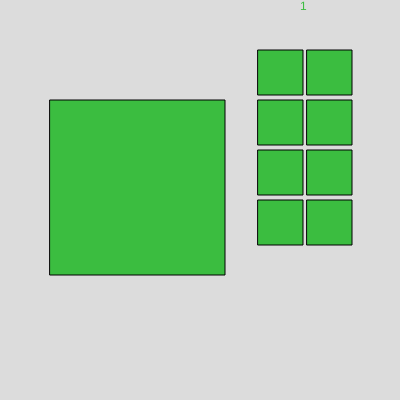
Frame 1 (no input)
Frame 60 (no input): identical to frame 1, image omitted
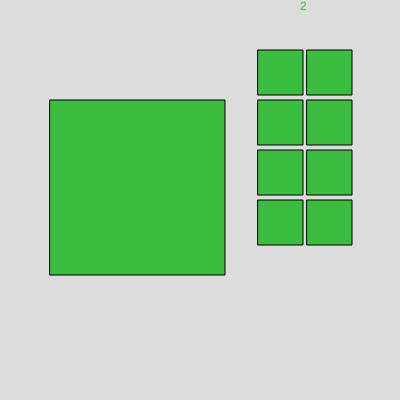
Frame 120 (the mouse pressed at the canvas centre since frame 60)

The p5.js sketch that drew these frames (run headless with seeded random() and noise() and a simulated clock; from frame 60 on, the mouse is pressed at the canvas centre):

// p5.js sketch
// ── sketch.js
var money = 1;
var upgrade = 0;
var upgrade1 = 0;
var upgrade2 = 0;
var upgrade3 = 0;
var upgrade4 = 0;
var upgrade5 = 0;
var upgrade6 = 0;
var upgrade7 = 0;
function setup() {
  createCanvas(400, 400);
}

function draw() {
  background(220);
  fill("#3BBD40");
  rect(50, 100, 175);
  text(money, 300, 10);
  rect(258, 50, 45);
  rect(307, 50, 45);
  rect(258, 100, 45);
  rect(307, 100, 45);
  rect(258, 150, 45);
  rect(307, 150, 45);
  rect(258, 200, 45);
  rect(307, 200, 45);
}

function mousePressed() {
  if (mouseX > 50 && mouseX < 50 + 175 && mouseY > 100 && mouseY < 100 + 175) {
    money =
      money +
      1 +
      upgrade +
      upgrade1 +
      upgrade2 +
      upgrade3 +
      upgrade4 +
      upgrade5 +
      upgrade6 +
      upgrade7;
  }

  if (
    mouseX > 258 &&
    mouseX < 258 + 45 &&
    mouseY > 50 &&
    mouseY < 50 + 45 &&
    money > 1
  ) {
    money = money - 1;
    upgrade = upgrade + 1;
  }

  if (
    mouseX > 307 &&
    mouseX < 307 + 45 &&
    mouseY > 50 &&
    mouseY < 50 + 45 &&
    money > 5
  ) {
    money = money - 5;
    upgrade1 = upgrade1 + 5;
  }

  if (
    mouseX > 258 &&
    mouseX < 258 + 45 &&
    mouseY > 100 &&
    mouseY < 100 + 45 &&
    money > 10
  ) {
    money = money - 10;
    upgrade2 = upgrade2 + 10;
  }

  if (
    mouseX > 307 &&
    mouseX < 307 + 45 &&
    mouseY > 100 &&
    mouseY < 100 + 45 &&
    money > 15
  ) {
    money = money - 15;
    upgrade3 = upgrade3 + 15;
  }
  if (
    mouseX > 258 &&
    mouseX < 258 + 45 &&
    mouseY > 150 &&
    mouseY < 150 + 45 &&
    money > 20
  ) {
    money = money - 20;
    upgrade4 = upgrade4 + 20;
  }

  if (
    mouseX > 307 &&
    mouseX < 307 + 45 &&
    mouseY > 150 &&
    mouseY < 150 + 45 &&
    money > 50
  ) {
    money = money - 50;
    upgrade5 = upgrade5 + 50;
  }

  if (
    mouseX > 258 &&
    mouseX < 258 + 45 &&
    mouseY > 200 &&
    mouseY < 200 + 45 &&
    money > 100
  ) {
    money = money - 100;
    upgrade6 = upgrade6 + 100;
  }
  if (
    mouseX > 307 &&
    mouseX < 307 + 45 &&
    mouseY > 200 &&
    mouseY < 200 + 45 &&
    money > 500
  ) {
    money = money - 500;
    upgrade7 = upgrade7 + 500;
  }
}
